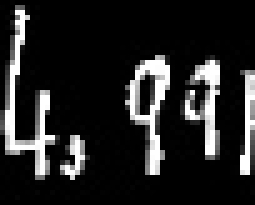
#> input picture labeled_images/19A1_499.jpg, 51 x 41 px (shown 5 times larger)
$ python sep.py
#> lines starting #> are read from the running program, lines starting #| are printed output that depends on the picture; after the words box and inside, x2 and y2 are one past the last pixel; in counts of white or black regions, pixels touching at a corner belong together
#> further down, img is the input picture: shape (41, 51, 3); min 0, max 255, mean 36.8
import cv2
import numpy as np
import os
import glob

def digit_sep2(img):
    gray = cv2.cvtColor(img, cv2.COLOR_BGR2GRAY)

    mask = gray > 10
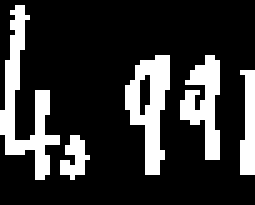
#> mask: shape (41, 51) bool (shown 5 times larger); 20.5% white; 5 white regions, box (x1, y1, x2, y2) and area: (0, 1, 12, 36) 140, (25, 11, 34, 35) 116, (36, 11, 44, 32) 92, (48, 14, 51, 35) 50, (12, 27, 18, 36) 31

    top_border = np.argmax(mask, axis=0)
#> top_border = 51 values, max 32 at index 12, min 0 at index 18, mean 12.1
    neg_diff = np.argwhere(np.diff(top_border) > 0)
#> neg_diff = [4, 5, 9, 11, 15, 16, 24, 35, 42, 47]
    pos_diff = np.argwhere(np.diff(top_border) < 0)
#> pos_diff = 17 values from 0 to 43

    print(neg_diff)
#| [[ 4]
#|  [ 5]
#|  [ 9]
#|  [11]
#|  [15]
#|  [16]
#|  [24]
#|  [35]
#|  [42]
#|  [47]]
    print(pos_diff)
#> (printed output is left out)


if __name__ == "__main__":
    for image in glob.glob("labeled_images\\19A1_499.jpg"):
        filename = os.path.splitext(os.path.basename(image))[0]
        img = cv2.imread(image)
        digit_sep2(img)

$ run again, with labeled_images/107A4_208.jpg copied over labeled_images/19A1_499.jpg
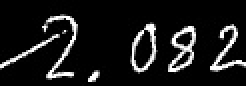
#> input picture labeled_images/107A4_208.jpg, 123 x 43 px (shown 2 times larger)
#> img is the input picture: shape (43, 123, 3); min 0, max 255, mean 25.8
#> in digit_sep2, `mask = gray > 10`:
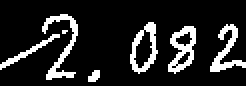
#> mask: shape (43, 123) bool (shown 2 times larger); 14.3% white in thin lines or dots, all inside (x1, y1, x2, y2) = (0, 7, 123, 41)
#> top_border = 123 values, max 38 at index 44, min 0 at index 39, mean 14.29
#> neg_diff = [33, 35, 36, 37, 43, 64, 76, 77, 83, 96, 104, 113, 116, 117, 118, 120]
#> pos_diff = 45 values from 0 to 114
#> (printed output is left out)
#> (printed output is left out)

$ run again, with labeled_images/19A3_647.jpg copied over labeled_images/19A1_499.jpg
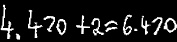
#> input picture labeled_images/19A3_647.jpg, 177 x 42 px
#> img is the input picture: shape (42, 177, 3); min 0, max 255, mean 27
#> in digit_sep2, `mask = gray > 10`:
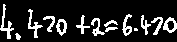
#> mask: shape (42, 177) bool; 15% white in thin lines or dots, all inside (x1, y1, x2, y2) = (0, 4, 177, 40)
#> top_border = 177 values, max 36 at index 20, min 0 at index 14, mean 17.58
#> neg_diff = 42 values from 4 to 175
#> pos_diff = 48 values from 0 to 168
#> (printed output is left out)
#> (printed output is left out)

$ run again, with labeled_images/45A2_298.jpg copied over labeled_images/19A1_499.jpg
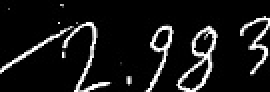
#> input picture labeled_images/45A2_298.jpg, 135 x 46 px (shown 2 times larger)
#> img is the input picture: shape (46, 135, 3); min 0, max 255, mean 24.1
#> in digit_sep2, `mask = gray > 10`:
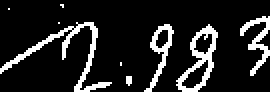
#> mask: shape (46, 135) bool (shown 2 times larger); 13.4% white in thin lines or dots
#> top_border = 135 values, max 45 at index 72, min 0 at index 56, mean 16.85
#> neg_diff = 19 values from 4 to 132
#> pos_diff = 55 values from 0 to 133
#> (printed output is left out)
#> (printed output is left out)
